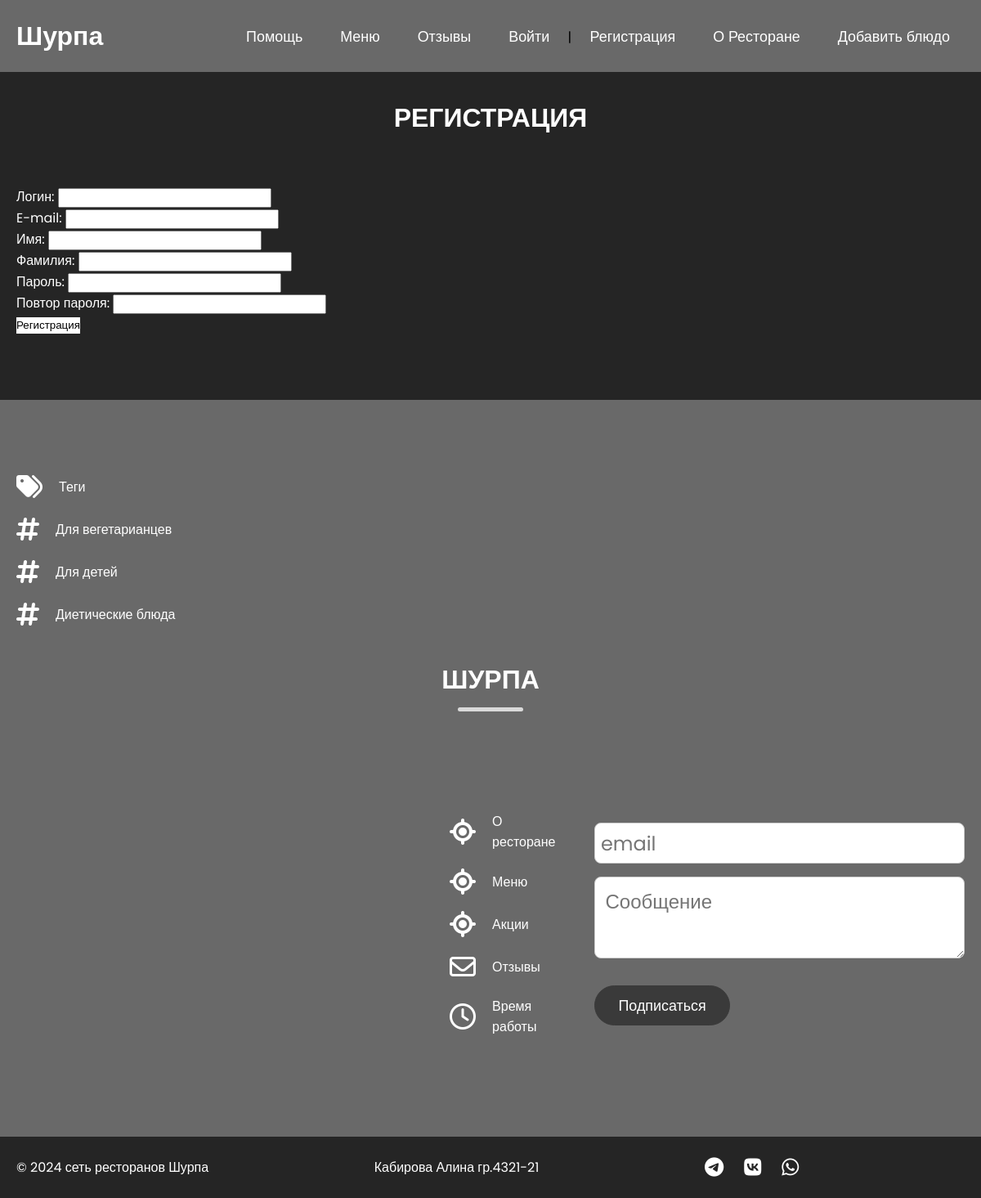
The page /users/register/ on the database its author committed.
### shurpa/models.py (models this page shows, shortened)
class TagPost(models.Model):
    tag = models.CharField(max_length=100, db_index=True)
    slug = models.SlugField(max_length=255, unique=True, db_index=True)
    def get_absolute_url(self):
        return reverse('tag', kwargs={'tag_slug': self.slug})

### users/views.py (the view)
# urls.py: path('register/', views.RegisterUser.as_view(), name='register'),
class RegisterUser(CreateView):
    form_class = RegisterUserForm
    template_name = 'users/register.html'
    extra_context = {'title': "Регистрация"}
    success_url = reverse_lazy('users:login')

### users/forms.py (shortened to what this page needs)
class RegisterUserForm(UserCreationForm):
    username = forms.CharField(label='Логин', widget=forms.TextInput(attrs={'class': 'form-input'}))
    password1 = forms.CharField(label='Пароль', widget=forms.PasswordInput(attrs={'class': 'form-input'}))
    password2 = forms.CharField(label='Повтор пароля', widget=forms.PasswordInput(attrs={'class': 'form-input'}))
    class Meta:
        model = get_user_model()
        fields = ['username', 'email', 'first_name', 'last_name', 'password1', 'password2']
        labels = {'email': 'E-mail', 'first_name': 'Имя', 'last_name': 'Фамилия', }
        widgets = {'email': forms.TextInput(attrs={'class': 'form-input'}),
                   'first_name': forms.TextInput(attrs={'class': 'form-input'}),
                   'last_name': forms.TextInput(attrs={'class': 'form-input'}),
                   }

### shurpa/templatetags/shurpa_tags.py (called while the page is built)
@register.inclusion_tag('shurpa/list_tags.html')
def show_all_tags():
        return {'tags': TagPost.objects.all()}

### users/context_processors.py (called while the page is built)
def get_shurpa_context(request):
    return {'mainmenu': menu}

### users/templates/users/register.html (shortened to what this page needs)
{% extends 'base.html' %}
{% block content %}
  <section class="menu-section" id="menu">
    <h2 class="section-title2">Регистрация</h2>
    <div class="section-content">
        <form method="post">
            {% for f in form %}
            <p><label class="form-label" for="{{ f.id_for_label }}">{{f.label}}: </label>{{ f }}</p>
            {% endfor %}
            <p ><button type="submit" style="background: white">Регистрация</button></p>
        </form>
    </div>
  </section>
{% endblock %}

### shurpa/templates/shurpa/list_tags.html
{% if tags %}
{% load static %}
<div class="section-content">
  <ul class="contact-info-list">
    <li class="contact-info">
      <i class="fa-solid fa-tags"></i>
      <p>Теги</p>
    </li>
    {% for t in tags %}
    <li class="contact-info">
      <i class="fa-solid fa-hashtag"></i>
      <p><a href="{{ t.get_absolute_url }}" class="nav-link" style="color: white;">{{ t.tag }}</a></p>
    </li>
    {% endfor %}
  </ul>
</div>
{% endif %}

### shurpa/static/shurpa/css/style.css (style rules this page uses)
* { padding: 0; margin: 0; box-sizing: border-box; font-family: "Poppins", sans-serif; }
:root { --white-color: #fff; --dark-color: #252525; --primary-color: #3A3A3A; --primary2-color: #696969; --secondary-color: #DADADA; --light-pink-color: #faf4f5; --medium-gray-color: #ccc; --font-size-s: 0.9rem; --font-size-n: 1rem; --font-size-m: 1.12rem; --font-size-l: 1.5rem; --font-size-xl: 2rem; --font-size-xxl: 2.3rem; --font-weight-normal: 400; --font-weight-medium: 500; --font-weight-semibold: 600; --font-weight-bold: 700; --border-radius-s: 8px; --border-radius-m: 30px; --border-radius-circle: 50%; --site-max-width: 1300px; }
html { scroll-behavior: smooth; }
ul { list-style: none; }
a { text-decoration: none; }
button { cursor: pointer; background: none; border: none; }
:where(section, footer) .section-content { margin: 0 auto; padding: 0 20px; max-width: var(--site-max-width); }
.menu-section { color: var(--white-color); background: var(--dark-color); padding: 50px 0 80px; }
.contact-section .section-content { display: flex; gap: 48px; align-items: center; justify-content: space-between; }
.contact-section .contact-info-list .contact-info { display: flex; gap: 20px; margin: 20px 0; align-items: center; }
.contact-section .contact-info-list .contact-info i { font-size: var(--font-size-xl); }
section .section-title2 { text-align: center; padding: 60px 0 10px; text-transform: uppercase; font-size: var(--font-size-xl); }
section .section-title2 { text-align: center; padding: 70px 0 60px; text-transform: uppercase; font-size: var(--font-size-xl); }

### rows shown on the page
TagPost: tag "Для вегетарианцев"
TagPost: tag "Для детей"
TagPost: tag "Диетические блюда"

### other values the page prints
{{ f.label }} "Логин" "E-mail" "Имя" "Фамилия" "Пароль" "Повтор пароля"
